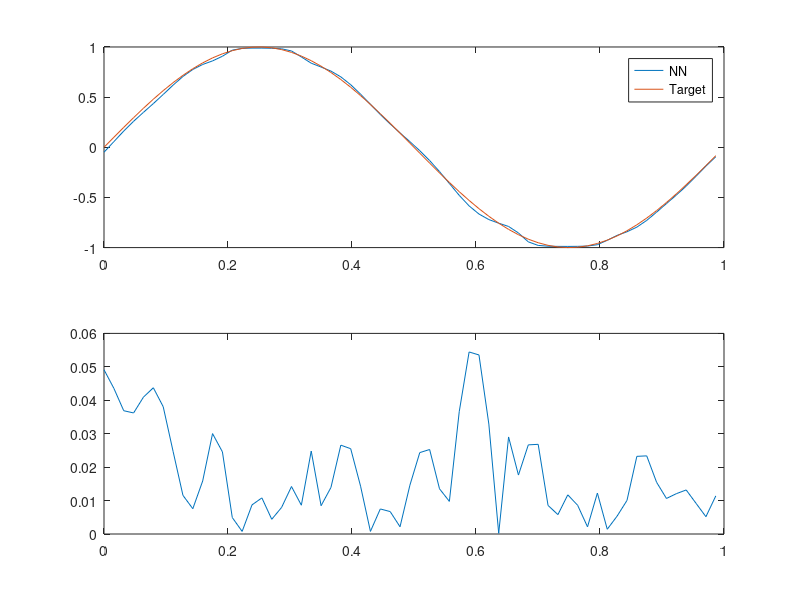

The MATLAB script that drew this image:
clear all, close all, clc;

% Copy-pasted output from C++
data = [0	-0.049137	0
0.0159155	0.0562699	0.0998334
0.031831	0.161798	0.198669
0.0477465	0.259314	0.29552
0.063662	0.348472	0.389418
0.0795775	0.435687	0.479426
0.095493	0.526566	0.564642
0.111408	0.6195	0.644218
0.127324	0.705796	0.717356
0.143239	0.775763	0.783327
0.159155	0.825612	0.841471
0.17507	0.861179	0.891207
0.190986	0.907466	0.932039
0.206901	0.968483	0.963558
0.222817	0.986221	0.98545
0.238732	0.988783	0.997495
0.254648	0.988776	0.999574
0.270563	0.987268	0.991665
0.286479	0.981807	0.973848
0.302394	0.9605	0.9463
0.31831	0.900683	0.909297
0.334225	0.8384	0.863209
0.350141	0.800036	0.808496
0.366056	0.759632	0.745705
0.381972	0.702036	0.675463
0.397887	0.623985	0.598472
0.413803	0.529811	0.515501
0.429718	0.428157	0.42738
0.445634	0.327497	0.334988
0.461549	0.23254	0.239249
0.477465	0.143282	0.14112
0.49338	0.0561782	0.0415807
0.509296	-0.0340303	-0.0583741
0.525211	-0.132474	-0.157746
0.541127	-0.242014	-0.255541
0.557042	-0.360544	-0.350783
0.572958	-0.479118	-0.44252
0.588873	-0.584281	-0.529836
0.604789	-0.665409	-0.611858
0.620704	-0.720647	-0.687766
0.63662	-0.756595	-0.756802
0.652535	-0.789249	-0.818277
0.668451	-0.853946	-0.871576
0.684366	-0.942829	-0.916166
0.700282	-0.978421	-0.951602
0.716197	-0.986078	-0.97753
0.732113	-0.987894	-0.993691
0.748028	-0.98821	-0.999923
0.763944	-0.987578	-0.996165
0.779859	-0.984592	-0.982453
0.795775	-0.971168	-0.958924
0.81169	-0.927235	-0.925815
0.827606	-0.878102	-0.883455
0.843521	-0.842313	-0.832267
0.859437	-0.79599	-0.772764
0.875352	-0.728911	-0.70554
0.891268	-0.646739	-0.631267
0.907183	-0.561314	-0.550686
0.923099	-0.476661	-0.464602
0.939014	-0.387051	-0.373877
0.95493	-0.288583	-0.279415
0.970845	-0.187337	-0.182163
0.986761	-0.0944828	-0.0830894];

% Plotting
figure;

subplot(2,1,1);
plot(data(:,1), data(:,2));
hold on;
plot(data(:,1), data(:,3));
legend('NN', 'Target');

subplot(2,1,2);
plot(data(:,1), sqrt((data(:,2)-data(:,3)).^2));
